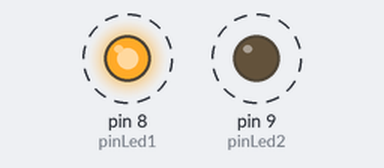
Recording of a sketch running on a simulated Arduino Uno, built with avr-gcc and run on an emulated ATmega328P. Shown: output pins drawn as LEDs (lit = HIGH). Dashed ring = blinking.

Above: at 0.2 s.
Timing chart, 0 to 3.0 s (numbered marks = the images above):
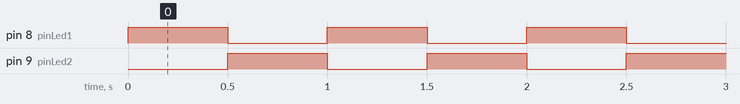

Measured:
- by itself, pin 8 (pinLed1), pin 9 (pinLed2): alternates HIGH for 0.50 s and LOW for 0.50 s, 10 changes in all, then stays LOW

The sketch:

while.ino
```cpp
int x = 5;
int y = 0;

int pinLed1 = 8;
int pinLed2 = 9;

void setup() {

pinMode(pinLed1,OUTPUT);
pinMode(pinLed2,OUTPUT);

}

void loop() {

while(x > y){//el ciclo se va a repetir hasta que sea falso

  digitalWrite(pinLed1,HIGH);
  digitalWrite(pinLed2,LOW);
  delay(500);
  digitalWrite(pinLed1,LOW);
  digitalWrite(pinLed2,HIGH);
  delay(500);
  x--;// x = x - 1

  }

digitalWrite(pinLed1,LOW);
digitalWrite(pinLed2,LOW);

}
```
